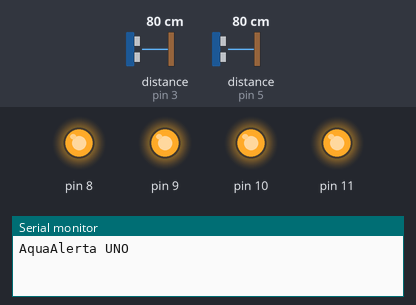
Bench run of a sketch on a simulated Arduino Uno, built with avr-gcc and run on an emulated ATmega328P. Parts: output pins drawn as LEDs (lit = HIGH), the last lines printed to the serial monitor. Wiring (inferred from the names in the program): 2 × ultrasonic range finder: trigger pin 2, echo pin 3 / trigger pin 4, echo pin 5. The test bench sets the inputs (shaded band); at power-on: distance to the obstacle (sensors on pin 3, pin 5) 80 cm. The echo pulse lasts 58.3 µs per cm; pins used as bus, display or sensor lines are not drawn.

Above: at 0.01 s.
At 1.2 s:
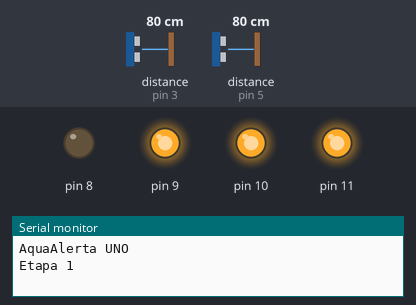
1.3 s: distance to the obstacle (sensor on pin 3) set to 8 cm
2.8 s: distance to the obstacle (sensor on pin 3) set to 5 cm
At 3.8 s:
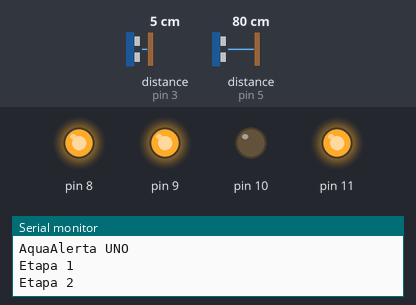
Timing chart, 0 to 5.8 s (numbered marks = the images above; inputs shaded):
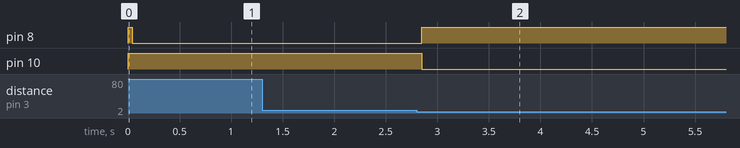

Measured:
- the behaviour switches between 7 and 6 cm on distance to the obstacle (sensor on pin 3) (found by bisection; images 1 and 2)
- after the input at 1.3 s, every drawn part: stays the same
- after the input at 2.8 s, pin 8: LOW → HIGH after 0.05 s; pin 10: HIGH → LOW after 0.05 s

The sketch:

AquaAlerta_UNO.ino
```cpp
// AquaAlerta – Arduino UNO: llenado de R1 y batido.
// Trabaja junto al ESP32 (firmware compilado con el entorno esp32dev_uno):
//   UNO  : mide el nivel de R1 y R2, llena R1 con la bomba de entrada y bate el agua
//          por un tiempo.
//   ESP32: mide la turbidez y, mientras el UNO bate, echa el PAC (dosis según turbidez
//          y litros). Luego deja sedimentar, purga, pasa el agua al filtro (solo si R2
//          no está lleno) y clora R2.
// Cada 0,5 s el UNO manda al ESP32 la línea:
//   N,<cm R1>,<cm R2>,<etapa>      (-1 si un sensor no responde)
//   etapa: 0 espera, 1 llenando, 2 batiendo, 3 terminó (espera que el ESP32 vacíe R1)
//
// Conexión al ESP32: UNO D7 (TX) → divisor 1 kΩ / 2 kΩ → GPIO16 del ESP32, y GND común.
// Si el equipo ya tiene su propio programa, basta con copiar enviarAlEsp() y llamarla
// cada 500 ms con sus distancias y su etapa.
#include <SoftwareSerial.h>

// ---------- Pines ----------
const int TRIG_R1 = 2, ECHO_R1 = 3;   // ultrasonido de R1
const int TRIG_R2 = 4, ECHO_R2 = 5;   // ultrasonido de R2 (tanque final)
const int ESP_RX = 6, ESP_TX = 7;     // D7 → ESP32 (D6 no se usa)
const int RELE_BOMBA_ENTRADA = 8;     // bomba que llena R1
const int RELE_MOTOR = 10;            // motor del batidor
const int RELE_LIBRE_1 = 9;           // relés sin uso (la bomba de PAC la maneja el ESP32)
const int RELE_LIBRE_2 = 11;
const bool RELE_ACTIVO_ALTO = false;  // la mayoría de módulos de relé son activo-bajo

// ---------- Recipiente R1 (medir con regla) ----------
const float R1_VACIO_CM = 25.0;  // distancia sensor–agua con R1 vacío
const float R1_LLENO_CM = 6.0;   // distancia con R1 lleno (deja margen bajo el sensor)

// ---------- Tiempos ----------
const unsigned long T_BATIDO_MS = 60000UL;        // motor del batidor (el ESP32 echa el PAC en este tiempo)
const unsigned long T_LLENADO_MAX_MS = 180000UL;  // seguridad: corta la bomba si tarda más
const unsigned long T_REINTENTO_MS = 60000UL;     // espera tras un llenado fallido

SoftwareSerial esp(ESP_RX, ESP_TX);

int etapa = 0;
unsigned long desde = 0, tEnvio = 0, esperarHasta = 0;
float cmR1 = -1, cmR2 = -1;

float medirCm(int trig, int echo) {
  digitalWrite(trig, LOW);
  delayMicroseconds(2);
  digitalWrite(trig, HIGH);
  delayMicroseconds(10);
  digitalWrite(trig, LOW);
  unsigned long us = pulseIn(echo, HIGH, 30000UL);
  if (us == 0) return -1;
  float cm = us / 58.0;
  return (cm < 2 || cm > 400) ? -1 : cm;
}

void rele(int pin, bool on) { digitalWrite(pin, on == RELE_ACTIVO_ALTO ? HIGH : LOW); }

void apagarTodo() {
  rele(RELE_BOMBA_ENTRADA, false);
  rele(RELE_MOTOR, false);
}

void cambiar(int e) {
  etapa = e;
  desde = millis();
  Serial.print("Etapa ");
  Serial.println(e);
}

void enviarAlEsp(float r1, float r2, int e) {
  esp.print("N,");
  esp.print(r1, 1);
  esp.print(',');
  esp.print(r2, 1);
  esp.print(',');
  esp.println(e);
}

bool r1Vacio() { return cmR1 > 0 && cmR1 >= R1_VACIO_CM - 2; }
bool r1Lleno() { return cmR1 > 0 && cmR1 <= R1_LLENO_CM; }

void setup() {
  Serial.begin(9600);
  esp.begin(9600);
  const int reles[] = {RELE_BOMBA_ENTRADA, RELE_MOTOR, RELE_LIBRE_1, RELE_LIBRE_2};
  for (int p : reles) {
    pinMode(p, OUTPUT);
    rele(p, false);  // primero: todo apagado
  }
  pinMode(TRIG_R1, OUTPUT);
  pinMode(ECHO_R1, INPUT);
  pinMode(TRIG_R2, OUTPUT);
  pinMode(ECHO_R2, INPUT);
  Serial.println("AquaAlerta UNO");
}

void loop() {
  unsigned long ahora = millis();
  cmR1 = medirCm(TRIG_R1, ECHO_R1);
  delay(30);  // deja apagar el eco antes del otro sensor
  cmR2 = medirCm(TRIG_R2, ECHO_R2);

  switch (etapa) {
    case 0:  // espera: R1 vacío → llenar
      apagarTodo();
      if (r1Vacio() && (long)(ahora - esperarHasta) >= 0) {
        rele(RELE_BOMBA_ENTRADA, true);
        cambiar(1);
      }
      break;
    case 1:  // llenando R1
      if (r1Lleno()) {
        rele(RELE_BOMBA_ENTRADA, false);
        rele(RELE_MOTOR, true);  // el ESP32 ve la etapa 2 y echa el PAC
        cambiar(2);
      } else if (cmR1 < 0 || ahora - desde > T_LLENADO_MAX_MS) {
        // sensor sin respuesta o no se llena (sin agua, manguera suelta): corta
        apagarTodo();
        esperarHasta = ahora + T_REINTENTO_MS;
        Serial.println("Llenado cortado por seguridad");
        cambiar(0);
      }
      break;
    case 2:  // batiendo (el ESP32 echa el PAC)
      if (ahora - desde >= T_BATIDO_MS) {
        rele(RELE_MOTOR, false);
        cambiar(3);
      }
      break;
    case 3:  // terminó: el ESP32 deja sedimentar y pasa el agua al filtro
      apagarTodo();
      if (r1Vacio()) cambiar(0);
      break;
  }

  if (ahora - tEnvio >= 500) {
    tEnvio = ahora;
    enviarAlEsp(cmR1, cmR2, etapa);
  }
  delay(50);
}
```
